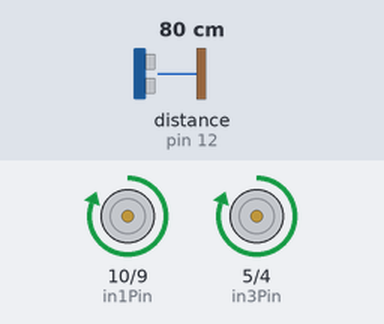
Recording of a sketch running on a simulated Arduino Uno, built with avr-gcc and run on an emulated ATmega328P. Parts: motor-driver pin pairs drawn as motors (green arrow = first pin HIGH = forward, orange = second pin HIGH = backward, longer = more drive, scaled by the enable pin). Wiring (inferred from the names in the program): ultrasonic range finder: trigger pin 13; echo pin 12. Inputs (shaded band) come from the test bench; at power-on: distance to the obstacle (sensor on pin 12) 80 cm. The echo pulse lasts 58.3 µs per cm.

Above: at 1.2 s.
1.3 s: distance to the obstacle (sensor on pin 12) set to 42 cm
2.8 s: distance to the obstacle (sensor on pin 12) set to 35 cm
At 3.3 s:
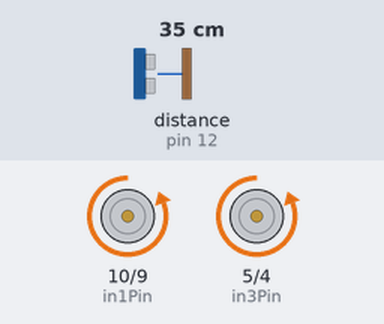
5.8 s: distance to the obstacle (sensor on pin 12) set to 60 cm
At 6.4 s:
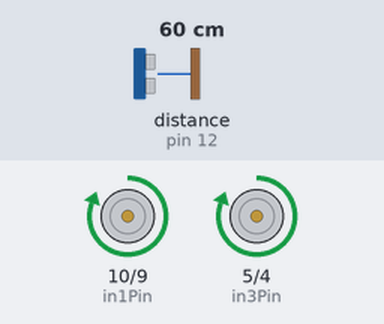
7.6 s: distance to the obstacle (sensor on pin 12) set to 2 cm
At 8.5 s:
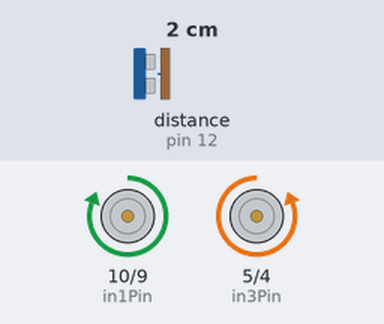
Timing chart, 0 to 11.6 s (numbered marks = the images above; inputs shaded):
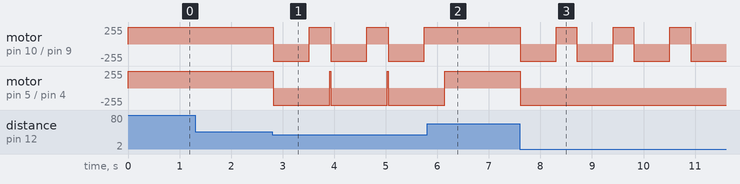

The sketch:

us_car.ino
```cpp
    int enable1Pin = 11;
int in1Pin = 10;
int in2Pin = 9;

int enable2Pin = 6;
int in3Pin = 5;
int in4Pin = 4;

int buttonPin = 2;

#define trigPin 13
#define echoPin 12

void setup()
{
pinMode(in1Pin, OUTPUT);
pinMode(in2Pin, OUTPUT);
pinMode(enable1Pin, OUTPUT);
pinMode(in3Pin, OUTPUT);
pinMode(in4Pin, OUTPUT);
pinMode(enable2Pin, OUTPUT);
  pinMode(trigPin, OUTPUT);
  pinMode(echoPin, INPUT);
pinMode(buttonPin, INPUT_PULLUP);

digitalWrite(enable1Pin, HIGH);
digitalWrite(enable2Pin, HIGH);
forward();
}

void setMotors( int in1, int in2, int in3,int in4)
  {
    digitalWrite(in1Pin, in1);
    digitalWrite(in2Pin, in2);
     digitalWrite(in3Pin, in3);
    digitalWrite(in4Pin, in4);
  }

void forward(){ setMotors(HIGH,LOW,HIGH,LOW);}
void backward(){ setMotors(LOW,HIGH,LOW,HIGH);}
void left(){ setMotors(HIGH,LOW,LOW,HIGH);}
void right(){ setMotors(LOW,HIGH,HIGH,LOW);}
void stopMotors(){ setMotors(LOW,LOW,LOW,LOW);}

int button = 0;
int close =0;
void loop()
{

  long duration, distance;
  digitalWrite(trigPin, LOW);
  delayMicroseconds(2);
  digitalWrite(trigPin, HIGH);
  delayMicroseconds(10);
  digitalWrite(trigPin, LOW);
  duration = pulseIn(echoPin, HIGH);
  distance = (duration/2) / 29.1;

   if (distance < 40)
   {
    close++;

   }
   else
   {
    close =0;
   }
   if (close > 5)
   {
    backward();
   delay(700);
    left();
      delay(400);
      forward();
      close=0;

   }


}
```

Measured:
- the behaviour switches between 40 and 39 cm on distance to the obstacle (sensor on pin 12) (found by bisection; images 0 and 1)
- after the input at 1.3 s, every drawn part: stays the same
- after the input at 2.8 s, motor on pin 10 (in1Pin) / pin 9 (in2Pin): alternates forward 255/255 for 0.42 s and backward 255/255 for 0.70 s, starting at once; motor on pin 5 (in3Pin) / pin 4 (in4Pin): forward 255/255 → backward 255/255 at once
- after the input at 5.8 s, motor on pin 10 (in1Pin) / pin 9 (in2Pin): stays forward 255/255 (without the input it goes to backward 255/255 after 0.36 s); motor on pin 5 (in3Pin) / pin 4 (in4Pin): goes on until 6.1 s, then stays forward 255/255
- after the input at 7.6 s, motor on pin 10 (in1Pin) / pin 9 (in2Pin): alternates forward 255/255 for 0.40 s and backward 255/255 for 0.70 s, starting at once; motor on pin 5 (in3Pin) / pin 4 (in4Pin): forward 255/255 → backward 255/255 at once
